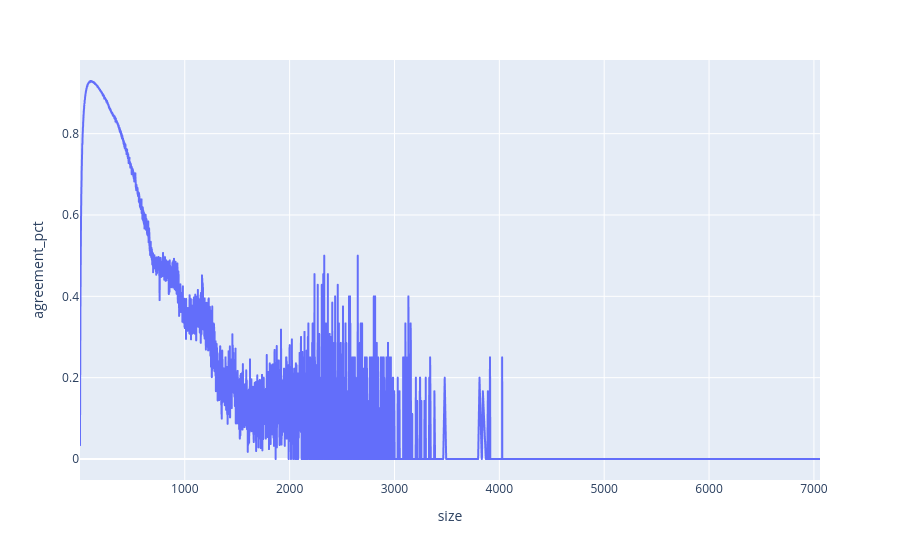

Notebook cell for this chart:
### Code cell
import pandas as pd

df = pd.read_csv("data/language_agreement_tokens_para_text.csv")
df["agreement_pct"] = df["agreeing_paragraphs"] / df["num_paragraphs"]
print(len(df))

df = df[df["num_paragraphs"] > 3]
print(len(df))

df.plot(x="size", y="agreement_pct")

### Figure 1 — Plotly figure (JSON) as saved in the notebook; plotly's stock layout.template omitted (floating-point values rounded to 4 significant figures; data arrays with more than 128 entries replaced by an {"elided": "..."} marker saying what was removed)
{"data": [{"hovertemplate": "size=%{x}<br>agreement_pct=%{y}<extra></extra>", "legendgroup": "", "line": {"color": "#636efa", "dash": "solid"}, "marker": {"symbol": "circle"}, "mode": "lines", "name": "", "showlegend": false, "type": "scattergl", "x": {"elided": "3267 int values"}, "xaxis": "x", "y": {"elided": "3267 float values"}, "yaxis": "y"}], "layout": {"legend": {"tracegroupgap": 0}, "margin": {"t": 60}, "xaxis": {"anchor": "y", "domain": [0, 1], "title": {"text": "size"}}, "yaxis": {"anchor": "x", "domain": [0, 1], "title": {"text": "agreement_pct"}}}}
